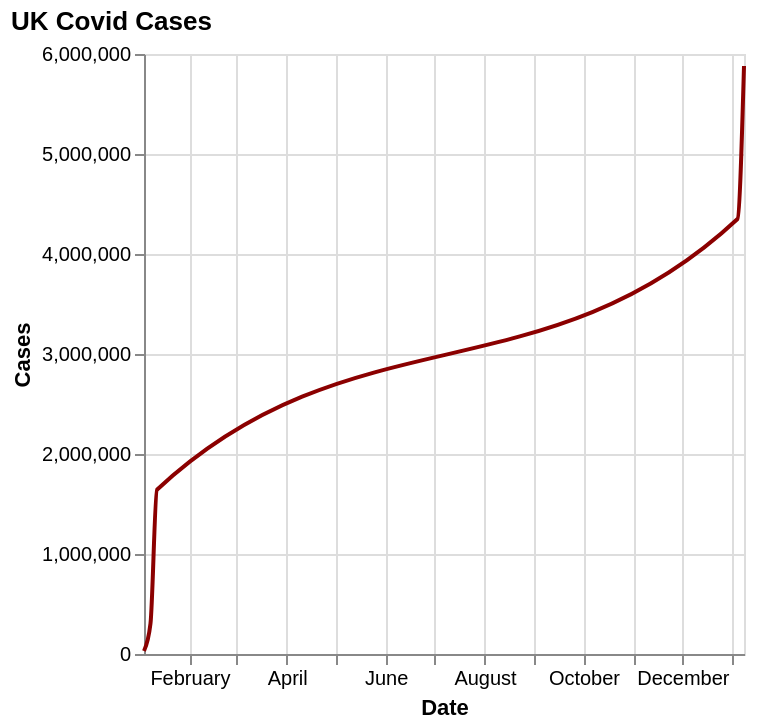

The Vega-Lite source for this figure:
### Vega-Lite specification from a JSON file in a GitHub repository (floating-point values rounded to 4 significant figures)
{"$schema": "https://vega.github.io/schema/vega-lite/v5.json", "description": "A simple bar chart with embedded data.", "title": {"text": "UK Covid Cases", "anchor": "start", "color": "black"}, "height": 300, "width": "container", "data": {"values": [{"date": "01/04/2020", "cases": 30088}, {"date": "01/08/2020", "cases": 303942}, {"date": "01/12/2020", "cases": 1643086}, {"date": "01/04/2021", "cases": 4350266}, {"date": "01/08/2021", "cases": 5880667}]}, "mark": {"type": "line", "interpolate": "monotone", "color": "darkred"}, "encoding": {"x": {"field": "date", "type": "temporal", "axis": {"labelAngle": 0}, "title": "Date"}, "y": {"field": "cases", "type": "quantitative", "title": "Cases"}}}
